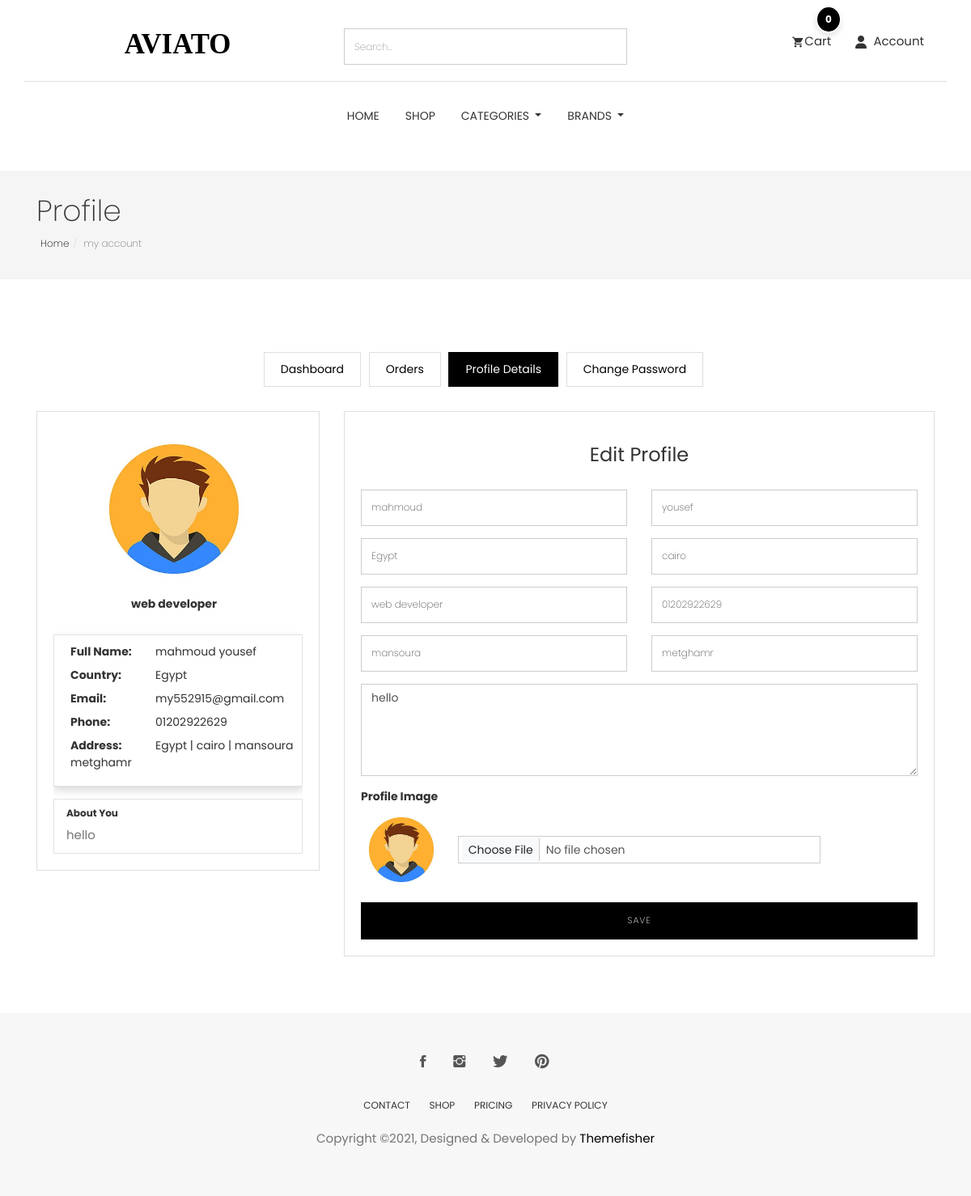
The app's page /accounts/profile/ (signed in), older data.
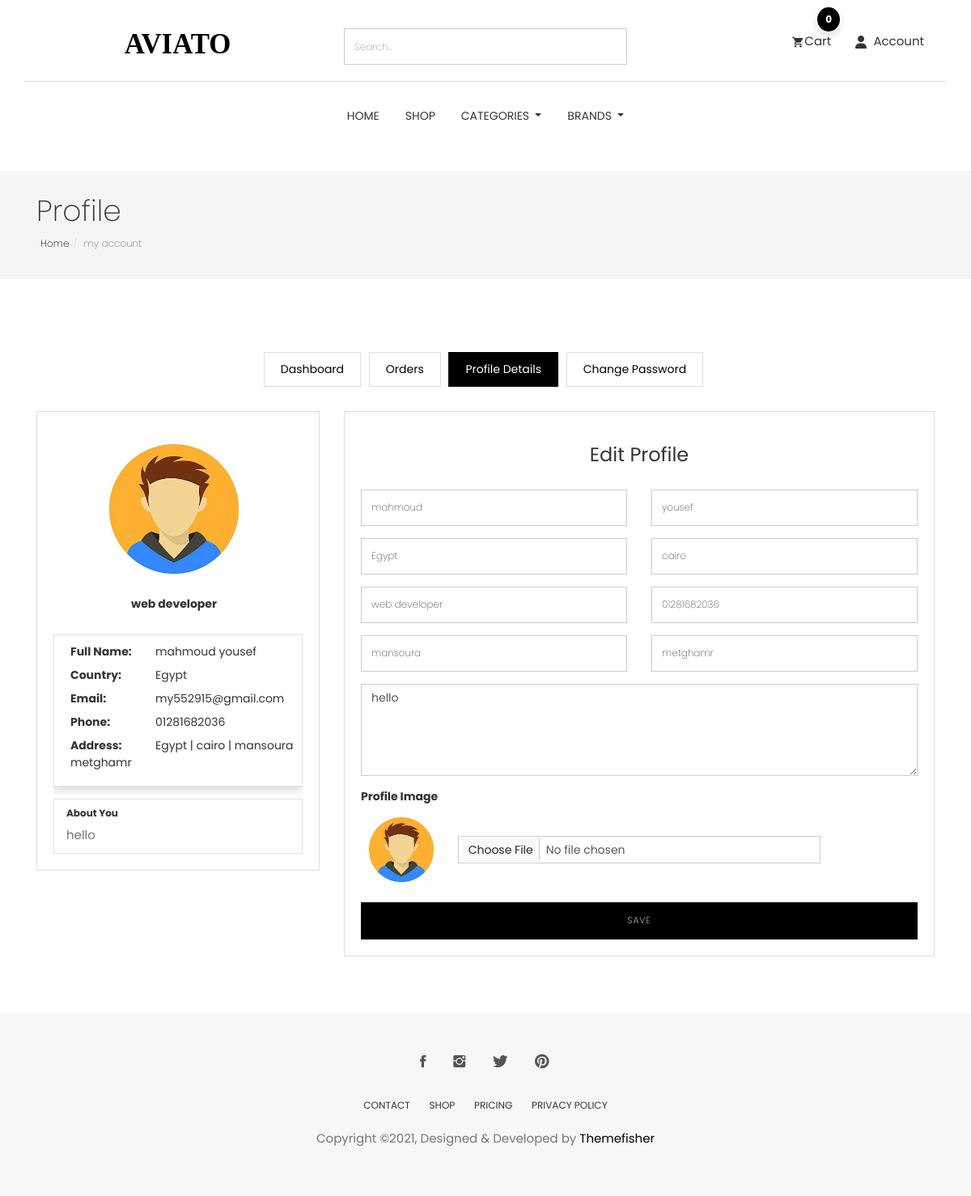
The same page, newer data.
### accounts/models.py (models this page shows, shortened)
class Profile(models.Model):
    user = models.OneToOneField(User,on_delete=models.CASCADE)
    image = models.ImageField(upload_to='users_images/',blank=True , null=True)
    about = models.TextField(max_length=4000 , blank=True , null=True)
    country = models.CharField(max_length=50 ,blank=True, null=True)
    address_line_1 = models.CharField( max_length=50 , blank=True , null=True)
    address_line_2 = models.CharField( max_length=50 , blank=True , null=True)
    headline = models.CharField(max_length=50 , blank=True, null=True)
    city = models.CharField(max_length=50 ,blank=True, null=True)
    def full_name(self):
        return f'{self.user.first_name} {self.user.last_name}'
    def full_address(self):
        return f"{self.country} | {self.city} | {self.address_line_1} {self.address_line_2}"

class User(AbstractBaseUser):
    first_name      = models.CharField(max_length=50)
    last_name       = models.CharField(max_length=50)
    username        = models.CharField(max_length=50, unique=True)
    email           = models.EmailField(max_length=100, unique=True)
    phone_number    = models.CharField(max_length=50)
    date_joined     = models.DateTimeField(auto_now_add=True)
    last_login      = models.DateTimeField(auto_now_add=True)
    is_admin        = models.BooleanField(default=False)
    is_staff        = models.BooleanField(default=False)
    is_active        = models.BooleanField(default=False)
    is_superadmin        = models.BooleanField(default=False)
    USERNAME_FIELD = 'email'
    REQUIRED_FIELDS = ['username', 'first_name', 'last_name']
    objects = MyAccountManager()

### accounts/views.py (the view)
# urls.py: path('profile/' , views.profile , name="profile" ),
@login_required(login_url='login')
def profile(request):
    profile = Profile.objects.get(user=request.user)
    if request.method == "POST":
        user_form = UserForm(request.POST, instance=request.user)
        profile_form = ProfileForm(request.POST, request.FILES, instance=profile)
        if user_form.is_valid() and profile_form.is_valid():
            user_form.save()
            profile_form.save()
            messages.success(request, 'Profile updated successfully')
            return redirect('profile')
        else:
            messages.error(request, 'Please correct the errors below.')
    else:
        user_form = UserForm(instance=request.user)
        profile_form = ProfileForm(instance=profile)
    return render(request, 'profile/profile.html', {
        'profile': profile,
        'user_form': user_form,
        'profile_form': profile_form
    })

### accounts/templates/profile/profile.html (shortened to what this page needs)
{% extends "base.html" %}
{% load static %}
{% block body %}
<section class="page-header">
    <div class="container">
        <div class="row">
            <div class="col-md-12">
                <div class="content">
                    <h1 class="page-name">Profile</h1>
                    <ol class="breadcrumb">
                        <li><a href="/">Home</a></li>
                        <li class="active">my account</li>
                    </ol>
                </div>
            </div>
        </div>
    </div>
</section>
<section class="user-dashboard page-wrapper">
    <div class="container">
        <div class="row">
            <div class="col-md-12">
                <ul class="list-inline dashboard-menu text-center">
                    <li><a class="" href="{% url 'dashboard' %}">Dashboard</a></li>
                    <li><a href="order.html">Orders</a></li>
                    <li><a class="active" href="{% url 'profile' %}">Profile Details</a></li>
                    <li><a href="{% url 'change_password' %}">Change Password</a></li>
                </ul>
                <div class="row">
                    <div class="col-md-4">
                        <div class="dashboard-wrapper dashboard-user-profile">
                            <div class="media">
                                <div class="pull-left text-center w-100  ">
                                    <img class="user-img"
                                        src="{% if profile.image %} {{profile.image.url}} {% endif %}"
                                        alt="Image">
                                    <h5 class=""><strong>{{profile.headline}}</strong></h5>
                                </div>
                                <div class="media-body">
                                    <ul class="user-profile-list border py-3 mb-4 shadow">
                                        <li><span>Full Name:</span>{{profile.full_name}}</li>
                                        <li><span>Country:</span>{{profile.country}}</li>
                                        <li><span>Email:</span>{{profile.user.email}}</li>
                                        <li><span>Phone:</span>{{profile.user.phone_number}}</li>
                                        <li><span>Address:</span>{{profile.full_address}}</li>
                                    </ul>
                                    <div class=" px-4 border">
                                        <h6 class="mt-3"><strong>About You</strong></h6>
                                        <p>{{profile.about}}</p>
                                    </div>
                                </div>
                            </div>
                        </div>
                    </div>
                    <div class="col-md-8">
                        <div class="dashboard-wrapper dashboard-user-profile">
                            <div class="media">
                                <h3 class="text-center">Edit Profile</h3>
                                <div class="row mt-5">
                                    <div class="col-md-12 ">
                                        <div class="block text-center">
                                            <form class="text-left clearfix" method="POST" action="{% url 'profile' %}"
                                                enctype="multipart/form-data">
                                                <div class="row">
                                                    <div class="form-group col-md-6">
                                                        <input type="text" class="form-control" name="first_name"
                                                            value="{{ user_form.first_name.value }}"
                                                            placeholder="First Name">
                                                    </div>
                                                    <div class="form-group col-md-6">
                                                        <input type="text" class="form-control" name="last_name"
                                                            value="{{ user_form.last_name.value }}"
                                                            placeholder="Last Name">
                                                    </div>
                                                </div>
                                                <div class="row">
                                                    <div class="form-group col-md-6">
                                                        <input type="text" class="form-control" name="country"
                                                            value="{{ profile_form.country.value }}"
                                                            placeholder="Country">
                                                    </div>
                                                    <div class="form-group col-md-6">
                                                        <input type="text" class="form-control" name="city"
                                                            value="{{ profile_form.city.value }}" placeholder="City">
                                                    </div>
                                                </div>
                                                <div class="row">
                                                    <div class="form-group col-md-6">
                                                        <input type="text" class="form-control" name="headline"
                                                            value="{{ profile_form.headline.value }}"
                                                            placeholder="Headline">
                                                    </div>
                                                    <div class="form-group col-md-6">
                                                        <input type="text" class="form-control" name="phone_number"
                                                            value="{{ user_form.phone_number.value }}"
                                                            placeholder="Phone Number">
                                                    </div>
                                                </div>
                                                <div class="row">
                                                    <div class="form-group col-md-6">
                                                        <input type="text" class="form-control" name="address_line_1"
                                                            value="{{ profile_form.address_line_1.value }}"
                                                            placeholder="Address Line 1">
                                                    </div>
                                                    <div class="form-group col-md-6">
                                                        <input type="text" class="form-control" name="address_line_2"
                                                            value="{{ profile_form.address_line_2.value }}"
                                                            placeholder="Address Line 2">
                                                    </div>
                                                </div>
                                                <div class="form-group">
                                                    <textarea rows="5" name="about" cols="50" class="form-control"
                                                        placeholder="About You">{{ profile_form.about.value }}</textarea>
                                                </div>
                                                <div class="form-group">
                                                    <label for="image">Profile Image</label>
                                                    {% if profile_form.image.value %}
                                                    <div class="row align-items-lg-center">
                                                        <div class="col-md-2">
                                                            <img class="rounded-circle"
                                                                src="{{ profile_form.image.value.url }}"
                                                                alt="Profile Image"
                                                                style="width: 100px; height: 100px;"></div>
                                                        <div class="col-md-8"><input type="file" name="image" class="form-control"></div>
                                                    </div>
                                                    {% endif %}
                                                </div>
                                                <div class="text-center">
                                                    <button type="submit"
                                                        class="btn btn-main text-center w-100">Save</button>
                                                </div>
                                            </form>
                                        </div>
                                    </div>
                                </div>
                            </div>
                        </div>
                    </div>
                </div>
            </div>
        </div>
    </div>
</section>
{% endblock body %}

Row changes from the older to the newer data that the page shows:
changed Profile "hello": user.phone_number "01202922629" → "01281682036"
changed User "mahmoud": phone_number "01202922629" → "01281682036"
